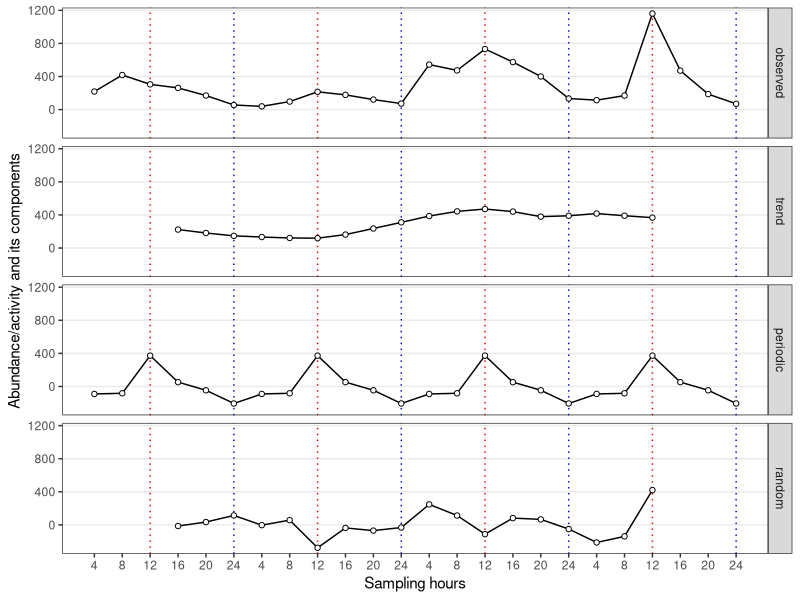
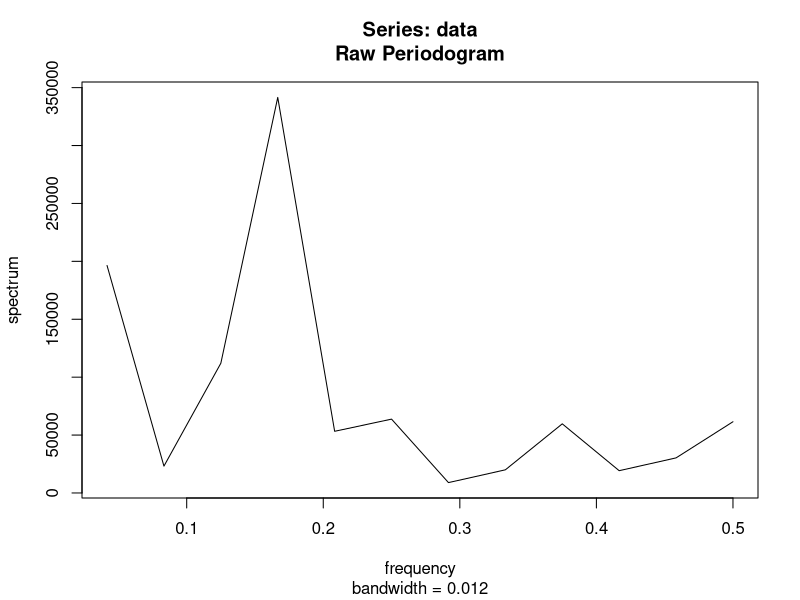
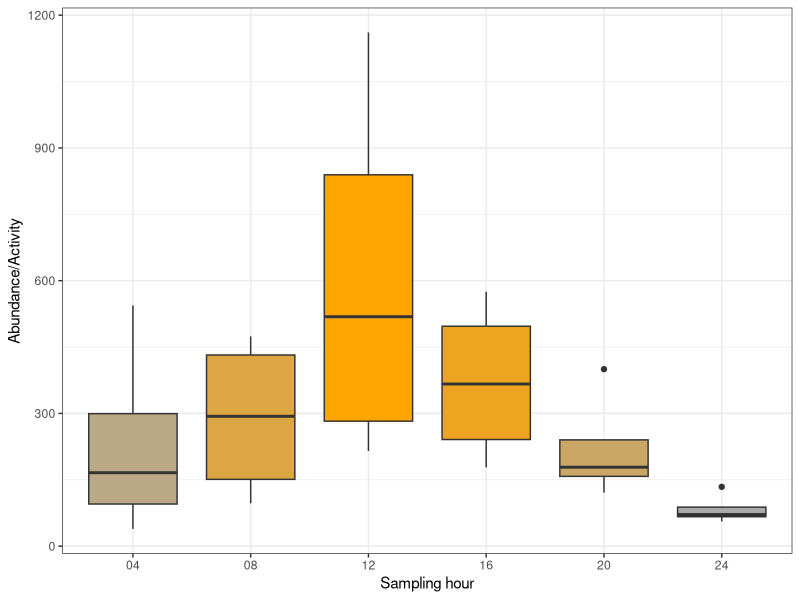
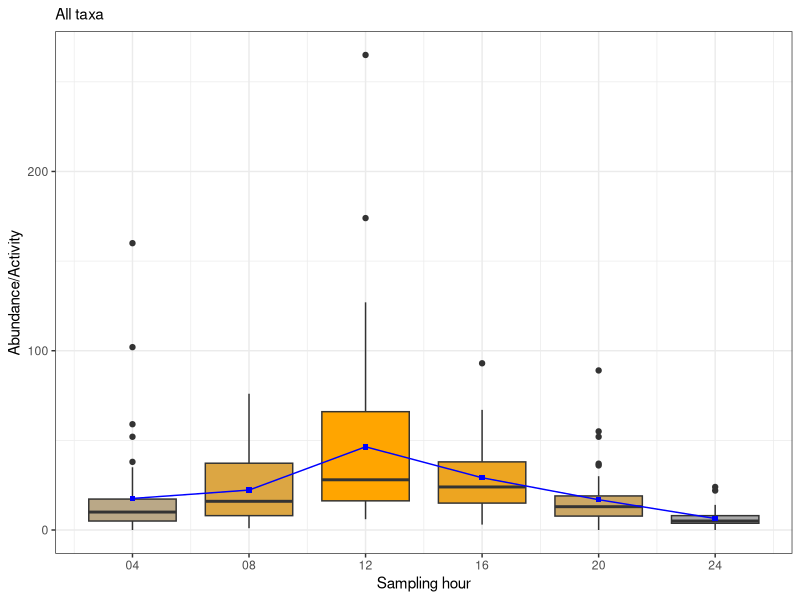
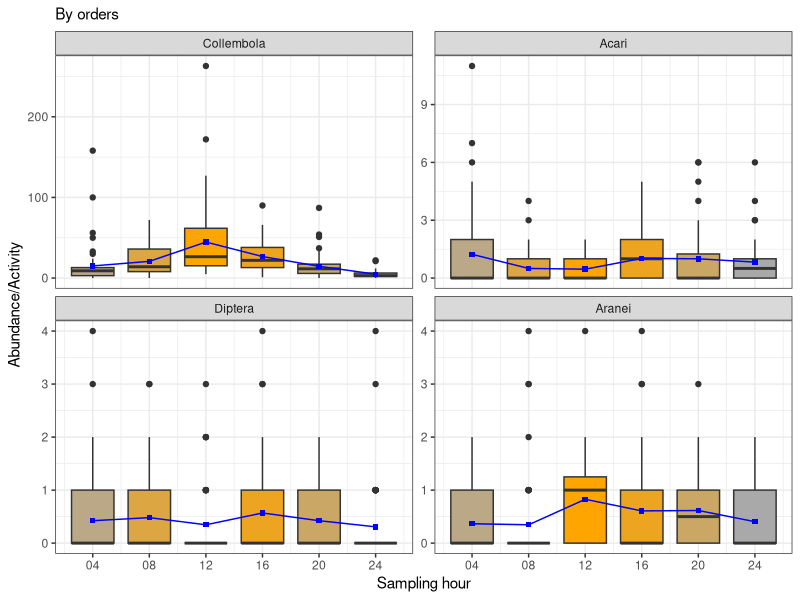
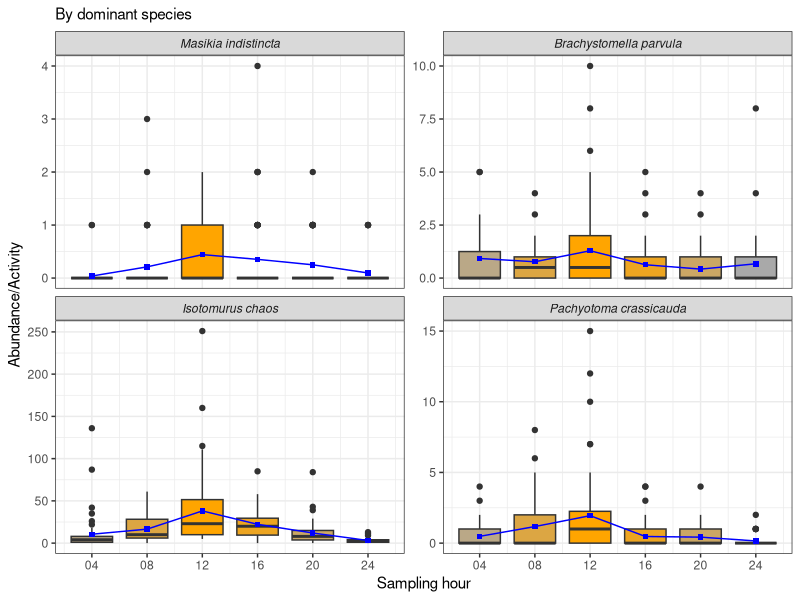
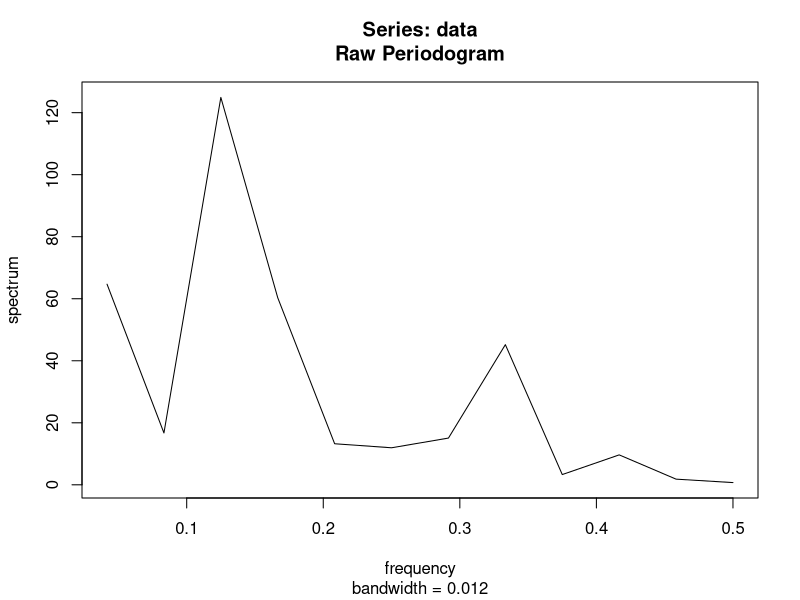
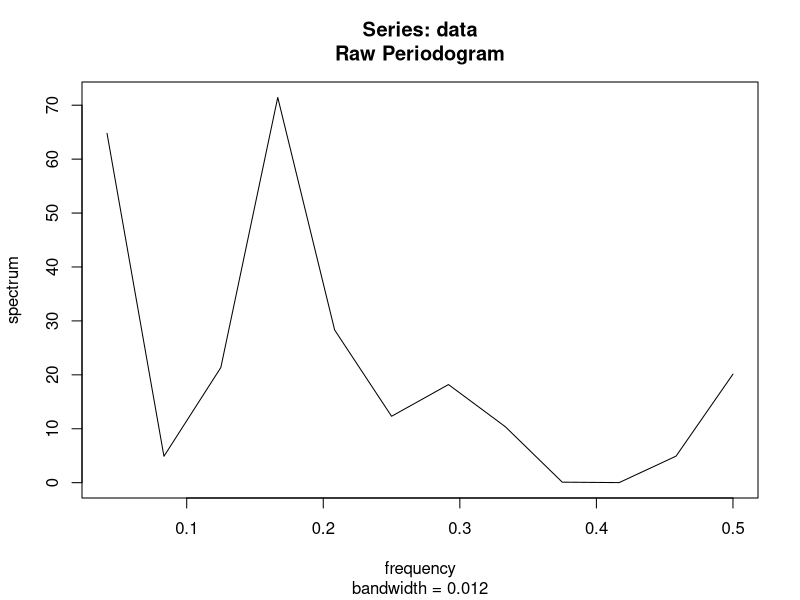

The R script that drew these images, in order:
library(tidyverse)
theme_set(theme_bw() + theme(legend.position = "bottom"))
# custom functions --------------------------------------------------------
per2 <- function(data, periodicity_freq){
	data <- as.numeric(data)
	# Compute the power spectral density
	psd <- spec.pgram(data, log = "no", detrend = FALSE)

	# Compute the spectral density ratio (SDR)
	denom_freq_range <- c(periodicity_freq*0.9, periodicity_freq*1.1)
	
	denom_power <- mean(psd$spec[psd$freq >= denom_freq_range[1] | psd$freq <= denom_freq_range[2]])
	num_power <- psd$spec[abs(psd$freq - periodicity_freq) == min(abs(psd$freq - periodicity_freq))]
	sdr <- num_power/denom_power

	# Perform an F-test to test the significance of the SDR
	num_df <- 1
	denom_df <- psd$df
	num_mean <- num_power
	denom_mean <- denom_power
	f_stat <- (num_mean/denom_mean)/((num_df/num_mean)+(denom_df/denom_mean))
	p_val <- pf(f_stat, num_df, denom_df, lower.tail = FALSE)
	
	# Results
	list(x = data, total = sum(data), SDR = sdr, 
		F.statistic = f_stat, psd_df = psd$df, p.value = p_val)
}

decompress <- function(a){
    # Export decomposed time series as tibble columns
	var.name <- deparse(substitute(a))
	a |> 
		ts(frequency = 6) |> 
		decompose() |> 
		_[1:4] |> 
		as_tibble() |> 
		rename_with(~paste0(var.name, "_", .x))
}

# data load ---------------------------------------------------------------
loggers <- readxl::read_excel("Data_28.04.2023.xlsx", 
		sheet = "logger_data", skip = 1) %>% 
	# select(D, H) %>%
	mutate(D = as.numeric(substr(D, 1, 2)), 
		  H = (floor(H/4)+1)*4) %>%
	group_by(D, H) %>% 
	summarise_all(mean) %>% 
	ungroup() %>% 
	filter(D != 9, D != 18)

factors <- readxl::read_excel("Data_28.04.2023.xlsx", 
		sheet = "factors", range = "A2:E26") %>% 
	mutate(D = substr(str_squish(D), 1, 2), 
		  D = as.numeric(D), 
		  log_lux = log10(lux), .after = 2)
factors <- left_join(factors, loggers, by = c("D", "H")) 

suppressWarnings(suppressMessages(
df <- readxl::read_excel("Data_28.04.2023.xlsx", 
			    sheet = "animals", skip = 3)
))
df <- df %>% 
	mutate_all(as.character) %>% 
	pivot_longer(names_to = "dt", values_to = "abu", -1:-2) %>% 
	separate(dt, sep = "_", into = c("trap_id", "D", "h")) %>% 
	separate(h , sep = "\\:", into = "H", extra = "drop") %>% 
	mutate_at(c("trap_id", "D", "H", "abu"), as.numeric)

# H1: is total activity periodic? -------------------------------------------------------

abu <- df %>% 
	filter(taxatype == "general") %>% 
	group_by(D, H) %>% 
	summarise(abu = sum(abu, na.rm = TRUE), .groups = "drop") %>% 
	pull(abu) %>% 
	ts(frequency = 6) %>% 
	decompose()

abu[c("x", "seasonal", "trend", "random")] %>% 
	as.data.frame() %>% 
	rename(observed = x, periodic = seasonal) %>% 
	mutate(dd = rep(1:(nrow(.)/6), each = 6), 
		  hh = rep(1:6, 4),
		  xx = paste0("d", dd, "_t", hh)) %>% 
	rownames_to_column("id") %>% 
	mutate(id = as.numeric(id), hh = as.factor(hh)) %>% 
	pivot_longer(names_to = "component", values_to = "val", -c("id", "xx", "dd", "hh")) %>% 
	mutate(component = factor(component,
						 levels = c("observed","trend", "periodic", "random"))) %>% 
	ggplot(aes(x = id, y = val)) +
	geom_vline(xintercept = (1:4)*6-3, color = "red", linetype = "dotted") +
	geom_vline(xintercept = (1:4)*6, color = "blue", linetype = "dotted") +
	geom_line() + 
	geom_point(shape = 21, fill = "white") +
	facet_grid(rows = vars(component)) + #, scales = "free") + 
	scale_x_continuous(breaks = 1:24, 
		labels = rep(1:6*4, 4)) + 
	theme(axis.text.x = element_text(angle = 0), 
		 panel.grid.minor = element_blank(), 
		 panel.grid.minor.y = element_blank(), 
		 panel.grid.major.x = element_blank()) +
	labs(x = "Sampling hours", y = "Abundance/activity and its components")
# ggsave("Fig. A. total_abundance.pdf", width = 7, height = 4)

per2(abu$x, 1/6)

# Signal to noise ratio is  > 4
# Н0 about non-periodicity is rejected with p<0.001 significance level

data.frame(x = rep(1:6, 4), y = as.numeric(abu$x)) %>% 
	mutate(x = factor(x)) %>% 
	ggplot(aes(y = y, x = x, group = x, fill = x)) + 
	geom_boxplot() + 
	theme(legend.position = "none") + 
	labs(x = "Sampling hour", y = "Abundance/Activity") + 
	scale_x_discrete(breaks = 1:6, 
		labels = c("04", "08", "12", "16", "20","24")) + 
    scale_fill_manual(values = colorRampPalette(c("darkgrey", "orange"))
                      (6)[c(2, 4, 6, 5, 3, 1)])
# ggsave("Fig. B. Abundance_cycle.pdf", width = 3.5, height = 2)

for_boxplots <- df %>% 
    filter(taxatype == "general") %>% 
    group_by(trap_id, D, H) %>% 
    summarise(abu = sum(abu), .groups = "drop") %>% 
    mutate(taxa = "All_taxa", .before = 1) %>% 
    rbind(select(df, -taxatype)) %>% 
    filter(taxa %in%  c("All_taxa", "Collembola", "Aranei", "Acari", "Diptera", 
        "Masikia indistincta","Brachystomella parvula (Schäffer, 1896)", 
        "Isotomurus chaos Potapov et Babenko, 2011", 
        "Pachyotoma crassicauda (Tullberg, 1871)")) %>% 
    separate(taxa, c("gen", "sp"), " ", extra = "drop") %>%
    mutate(taxa = case_when(is.na(sp) ~ gen, TRUE ~ paste0(gen, " ", sp)),
           taxa = fct_inorder(taxa, ordered = TRUE), 
           H2 = factor(H),
           H,
           .before = 1,
           .keep = "unused")

for_boxplots %>% 
    filter(taxa == "All_taxa") %>% 
    group_by(H) %>% 
    mutate(mean_abu = mean(abu)) %>% 
    ungroup() %>% 
    ggplot() + 
    geom_boxplot(aes(x = H, y = abu, group = H2, fill = H2)) +
    geom_line(aes(x = H, y = mean_abu), color = "blue") + 
    geom_point(aes(x = H, y = mean_abu), shape = 15, color = "blue") +
    theme(legend.position = "none") + 
    labs(x = "Sampling hour", y = "Abundance/Activity", 
         subtitle = "All taxa") +
    scale_x_continuous(breaks = 1:6*4,
                       labels = c("04", "08", "12", "16", "20","24")) +
    scale_fill_manual(values = colorRampPalette(c("darkgrey", "orange"))
                      (6)[c(2, 4, 6, 5, 3, 1)])
ggsave("activity by hours - all taxa together.svg", height = 3, width = 3)

for_boxplots %>% 
    filter(taxa %in% c("Collembola", "Aranei", "Acari", "Diptera")) %>% 
    group_by(taxa, H, H2) %>% 
    mutate(mean_abu = mean(abu)) %>% 
    ungroup() %>% 
    ggplot() + 
    geom_boxplot(aes(x = H, y = abu, group = H2, fill = H2)) +
    geom_line(aes(x = H, y = mean_abu), color = "blue") +
    geom_point(aes(x = H, y = mean_abu), shape = 15, color = "blue") +
    theme(legend.position = "none") + 
    labs(x = "Sampling hour", y = "Abundance/Activity", 
         subtitle = "By orders") +
    scale_x_continuous(breaks = 1:6*4,
                      labels = c("04", "08", "12", "16", "20","24")) +
    scale_fill_manual(values = colorRampPalette(c("darkgrey", "orange"))
                      (6)[c(2, 4, 6, 5, 3, 1)]) + 
    facet_wrap(~taxa, scales = "free_y")
ggsave("activity by hours - by orders.svg", height = 6, width = 6)

for_boxplots %>% 
    filter(taxa %in% c("Masikia indistincta",
                       "Brachystomella parvula", 
                       "Isotomurus chaos",
                       "Pachyotoma crassicauda")) %>% 
    group_by(taxa, H, H2) %>% 
    mutate(mean_abu = mean(abu)) %>% 
    ungroup() %>% 
    ggplot() + 
    geom_boxplot(aes(x = H, y = abu, group = H2, fill = H2)) +
    geom_line(aes(x = H, y = mean_abu), color = "blue") +
    geom_point(aes(x = H, y = mean_abu), shape = 15, color = "blue") +
    theme(legend.position = "none") + 
    labs(x = "Sampling hour", y = "Abundance/Activity", 
         subtitle = "By dominant species") +
    scale_x_continuous(breaks = 1:6*4,
                       labels = c("04", "08", "12", "16", "20","24")) +
    scale_fill_manual(values = colorRampPalette(c("darkgrey", "orange"))
                      (6)[c(2, 4, 6, 5, 3, 1)]) + 
    facet_wrap(~taxa, scales = "free_y") + 
    theme(strip.text = element_text(face = "italic"))
ggsave("activity by hours - by dominant species.svg", height = 6, width = 6)


# H#1 by taxa -------------------------------------------------------------
by_taxa <- df %>% 
	filter(taxatype == "general", taxa %in% c("Collembola", "Aranei", "Acari", "Diptera")) %>% 
	split(.$taxa) %>% 
	map(~.x %>% 
		group_by(D, H) %>% 
		summarise(abu = sum(abu, na.rm = TRUE), .groups = "drop") %>% 
		pull(abu) %>% 
		ts(frequency = 6) %>% 
		decompose()
	)
by_taxa %>% 
	transpose %>% 
	pluck("x") %>% 
	lapply(as.numeric) %>% 
	lapply(function(a){
		per2(a, 1/6)
	})

by_taxa %>% 
    lapply(function(a){
		cbind(
		    x = a$x, trend = a$trend, 
			seasonal = a$seasonal, random = a$random) %>% 
		as_tibble %>% 
		mutate_all(function(b){b/max(b, na.rm = TRUE)}) %>% 
		rownames_to_column("id") %>% 
		mutate(id = as.numeric(id))}) %>%  
	map_df(rbind, .id = "taxa") %>% 
	rename(observed = x, periodic = seasonal) %>% 
	pivot_longer(names_to = "component", values_to = "val", -1:-2) %>% 
	mutate(component = factor(component,
		levels = c("observed","trend", "periodic", "random"))) %>% 
	ggplot(aes(x = id, y = val, color = taxa)) +
	geom_vline(xintercept = (1:4)*6-3, color = "red", linetype = "dotted") +
	geom_vline(xintercept = (1:4)*6, color = "blue", linetype = "dotted") +
	geom_line() + 
	geom_point(shape = 21, fill = "white") +
	theme_bw() +
	facet_grid(rows = vars(component), scales = "free") + 
	scale_x_continuous(breaks = 1:24, labels = rep(1:6*4, 4)) + 
	theme(axis.text.x = element_text(angle = 0), 
		 panel.grid.minor = element_blank(), 
		 panel.grid.minor.y = element_blank(), 
		 panel.grid.major.x = element_blank(), 
		 legend.position = "bottom") +
	labs(x = "Sampling hours", y = "Abundance/activity and its components", 
		subtitle = "all variables are normalized to max = 1")
ggsave("Fig.C. taxa_abundance.pdf", width = 7, height = 4.5)

# dominant species  -------------------------------------------------------
dom_sp <- df %>%
	filter(taxa %in% c("Masikia indistincta",
		"Brachystomella parvula (Schäffer, 1896)", 
		"Isotomurus stuxbergi (Tullberg, 1876)", # check
		"Erigone psychrophila", # check
		"Isotomurus chaos Potapov et Babenko, 2011",
		"Pachyotoma crassicauda (Tullberg, 1871)")) %>% 
    separate(taxa, c("gen", "sp"), " ", extra = "drop") %>% 
	unite(taxa, gen, sp, sep = " ") %>% 
	split(.$taxa) %>% 
	map(~.x %>% 
	    	group_by(D, H) %>% 
	    	summarise(abu = sum(abu, na.rm = TRUE), .groups = "drop") %>% 
	        # mutate(abu = abu/max(abu)) %>% 
	    	pull(abu) %>% 
	    	ts(frequency = 6) %>% 
	    	decompose()
	)
dom_sp %>% 
	transpose %>% 
	pluck("x") %>% 
	lapply(as.numeric) %>% 
	lapply(function(a){
		per2(a, 1/6)
	})

dom_sp %>% 
	lapply(function(a){
	cbind(x = a$x, trend = a$trend, 
		 seasonal = a$seasonal, random = a$random) %>% 
		as_tibble %>% 
		# mutate_all(function(b){b/max(b, na.rm = TRUE)}) %>% 
	    mutate(random = random/max(x), 
	           seasonal = seasonal/max(x), 
	           trend = trend/max(x), 
	           x = x/max(x)) %>% 
		rownames_to_column("id") %>% 
		mutate(id = as.numeric(id))}) %>% 
	map_df(rbind, .id = "taxa") %>% 
	rename(observed = x, periodic = seasonal) %>% 
	pivot_longer(names_to = "component", values_to = "val", -1:-2) %>% 
	mutate(component = factor(component,
						 levels = c("observed","trend", "periodic", "random")), 
            periodicity = case_when(taxa %in% c("Isotomurus stuxbergi", "Erigone psychrophila") ~ "no", 
                             TRUE ~ "yes"),
            taxa = factor(taxa, levels = c("Isotomurus stuxbergi", 
                "Brachystomella parvula", "Isotomurus chaos",
                "Masikia indistincta", "Pachyotoma crassicauda", 
                "Erigone psychrophila"))) %>% 
	ggplot(aes(x = id, y = val, color = taxa, shape = periodicity)) +
	geom_vline(xintercept = (1:4)*6-3, color = "red", linetype = "dotted") +
	geom_vline(xintercept = (1:4)*6, color = "blue", linetype = "dotted") +
	geom_line() + 
	geom_point(fill = "white") +
	theme_bw() +
	facet_grid(rows = vars(component), scales = "free") + 
	scale_x_continuous(breaks = 1:24, labels = rep(1:6*4, 4)) + 
    scale_shape_manual(values = c(20, 21)) +
	theme(axis.text.x = element_text(angle = 0), 
		 panel.grid.minor = element_blank(), 
		 panel.grid.minor.y = element_blank(), 
		 panel.grid.major.x = element_blank(), 
		 legend.text = element_text(face = "italic"),
		 legend.position = "bottom") +
	labs(x = "Sampling hours", y = "Abundance/activity and its components", 
		subtitle = "Note: all variables are normalized to max=1")
ggsave("Fig.7. dom.spec.pdf", width = 297, height = 210, units ="mm")
# predictors multicoll ---------------------------------------------------

factors[,-1:-2] %>% 
	cor(method = "spearman") %>% 
	round(2)

cor.val1 <- cor(factors[,-1:-3], method = "spearman")
cor.pval1 <- expand_grid(v1 = 4:10, v2 = 4:10) %>% 
	split(1:nrow(.)) %>% 
	lapply(function(a){
		p = cor.test(as_vector(factors[,a$v1]), as_vector(factors[,a$v2]), 
				   method = "spearman")
		data.frame(p = p$p.value, 
				 v1 = colnames(factors)[a$v1], 
				 v2 = colnames(factors)[a$v2])
	}) %>% 
	map_df(tibble) %>% 
	mutate(p = p.adjust(p, method = "BY")) %>% 
	pivot_wider(names_from = v2, values_from = p) %>% 
	column_to_rownames("v1") %>% 
	as.matrix()


pdf("Fig. E. Factor_multicollin.pdf", width = 4, height = 4)
corrplot::corrplot(
	corr = cor.val1, 
	p.mat = cor.pval1, 
	type="upper", 
	order = "original",
	diag = FALSE,
	col =  corrplot::COL2('RdYlBu', 10)[10:1], 
	sig.level = 0.05)
dev.off() 


# correlations ------------------------------------------------------------

df.forcor <- df %>% 
	filter(taxa %in% c("Collembola", "Aranei", "Acari", "Diptera")) %>% 
	group_by(D, H, taxa) %>% 
	summarise(abu = sum(abu), .groups = "drop") %>% 
	pivot_wider(names_from = taxa, values_from = abu) %>% 
    mutate(All = abu$x, .after = 2) 
df.forcor <- df %>%
    filter(taxa %in% c("Masikia indistincta",
                       "Brachystomella parvula (Schäffer, 1896)", 
                       "Isotomurus chaos Potapov et Babenko, 2011",
                       "Pachyotoma crassicauda (Tullberg, 1871)")) %>% 
    separate(taxa, c("gen", "sp"), " ", extra = "drop") %>% 
    mutate(gen = paste0(substr(gen, 1, 1), ".")) %>% 
    unite(taxa, gen, sp, sep = " ") %>% 
    group_by(D, H, taxa) %>% 
    summarise(abu = sum(abu), .groups = "drop") %>% 
    pivot_wider(names_from = taxa, values_from = abu) %>% 
    left_join(df.forcor, ., by = c("D", "H")) %>% 
    left_join(factors, by = c("D", "H")) %>% 
	select(-wind_2m, -temp_2m, -hum_rel, -log_lux)

cor.val2 <- cor(df.forcor[,12:15], df.forcor[,3:11], 
	method = "spearman")
cor.pval2 <- expand_grid(v1 = 12:15, v2 = 3:11) %>% 
	split(1:nrow(.)) %>% 
	lapply(function(a){
		p = cor.test(as_vector(df.forcor[,a$v1]), as_vector(df.forcor[,a$v2]), 
				   method = "spearman")
		data.frame(p = p$p.value, 
				 # est = p$estimate,
				 v1 = colnames(df.forcor[a$v1]),
				 v2 = colnames(df.forcor[,a$v2]))
	}) %>% 
	map_df(tibble) %>% 
	mutate(p = p.adjust(p, method = "BY")) %>% 
	pivot_wider(names_from = v2, values_from = p) %>% 
	column_to_rownames("v1") %>% 
	as.matrix()

pdf("Fig. F. Orders_and_factors.pdf", height = 4)
corrplot::corrplot(
	corr = cbind(cbind(All = cor.val2[,1]), 
	             rep(NA, nrow(cor.val2)), 
	             cor.val2[,2:5], 
	             rep(NA, nrow(cor.val2)), 
	             cor.val2[,6:9]),
	p.mat = cbind(cbind(All = cor.pval2[,1]), 
	              rep(NA, nrow(cor.val2)), 
	              cor.pval2[,2:5], 
	              rep(NA, nrow(cor.val2)), 
	              cor.pval2[,6:9]), 
	type="full", 
	order = "original",
	na.label = " ",
	diag = TRUE,
	is.corr=FALSE,
	col =  corrplot::COL2('RdYlBu', 10)[10:1], 
	sig.level = 0.05)
dev.off()
